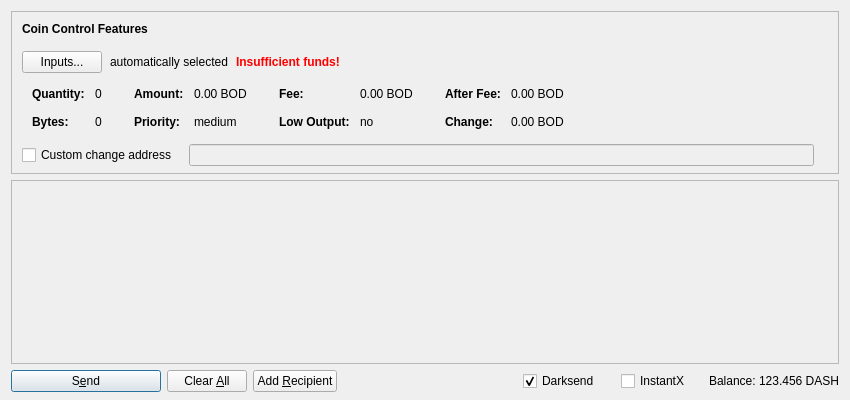
<?xml version="1.0" encoding="UTF-8"?>
<ui version="4.0">
 <class>SendCoinsDialog</class>
 <widget class="QDialog" name="SendCoinsDialog">
  <property name="geometry">
   <rect>
    <x>0</x>
    <y>0</y>
    <width>850</width>
    <height>400</height>
   </rect>
  </property>
  <property name="windowTitle">
   <string>Send Coins</string>
  </property>
  <layout class="QVBoxLayout" name="verticalLayout" stretch="0,1,0">
   <property name="bottomMargin">
    <number>8</number>
   </property>
   <item>
    <widget class="QFrame" name="frameCoinControl">
     <property name="sizePolicy">
      <sizepolicy hsizetype="Expanding" vsizetype="Expanding">
       <horstretch>0</horstretch>
       <verstretch>0</verstretch>
      </sizepolicy>
     </property>
     <property name="maximumSize">
      <size>
       <width>16777215</width>
       <height>16777215</height>
      </size>
     </property>
     <property name="frameShape">
      <enum>QFrame::StyledPanel</enum>
     </property>
     <property name="frameShadow">
      <enum>QFrame::Sunken</enum>
     </property>
     <layout class="QVBoxLayout" name="verticalLayoutCoinControl2">
      <property name="spacing">
       <number>0</number>
      </property>
      <property name="leftMargin">
       <number>0</number>
      </property>
      <property name="topMargin">
       <number>0</number>
      </property>
      <property name="rightMargin">
       <number>0</number>
      </property>
      <property name="bottomMargin">
       <number>6</number>
      </property>
      <item>
       <layout class="QVBoxLayout" name="verticalLayoutCoinControl" stretch="0,0,0,0,1">
        <property name="spacing">
         <number>0</number>
        </property>
        <property name="leftMargin">
         <number>10</number>
        </property>
        <property name="topMargin">
         <number>10</number>
        </property>
        <item>
         <layout class="QHBoxLayout" name="horizontalLayoutCoinControl1">
          <property name="bottomMargin">
           <number>15</number>
          </property>
          <item>
           <widget class="QLabel" name="labelCoinControlFeatures">
            <property name="sizePolicy">
             <sizepolicy hsizetype="Preferred" vsizetype="Maximum">
              <horstretch>0</horstretch>
              <verstretch>0</verstretch>
             </sizepolicy>
            </property>
            <property name="font">
             <font>
              <weight>75</weight>
              <bold>true</bold>
             </font>
            </property>
            <property name="styleSheet">
             <string notr="true">font-weight:bold;</string>
            </property>
            <property name="text">
             <string>Coin Control Features</string>
            </property>
           </widget>
          </item>
         </layout>
        </item>
        <item>
         <layout class="QHBoxLayout" name="horizontalLayoutCoinControl2" stretch="0,0,0,0">
          <property name="spacing">
           <number>8</number>
          </property>
          <property name="bottomMargin">
           <number>10</number>
          </property>
          <item>
           <widget class="QPushButton" name="pushButtonCoinControl">
            <property name="styleSheet">
             <string notr="true"/>
            </property>
            <property name="text">
             <string>Inputs...</string>
            </property>
           </widget>
          </item>
          <item>
           <widget class="QLabel" name="labelCoinControlAutomaticallySelected">
            <property name="text">
             <string>automatically selected</string>
            </property>
            <property name="margin">
             <number>5</number>
            </property>
           </widget>
          </item>
          <item>
           <widget class="QLabel" name="labelCoinControlInsuffFunds">
            <property name="font">
             <font>
              <weight>75</weight>
              <bold>true</bold>
             </font>
            </property>
            <property name="styleSheet">
             <string notr="true">color:red;font-weight:bold;</string>
            </property>
            <property name="text">
             <string>Insufficient funds!</string>
            </property>
            <property name="margin">
             <number>5</number>
            </property>
           </widget>
          </item>
          <item>
           <spacer name="horizontalSpacerCoinControl">
            <property name="orientation">
             <enum>Qt::Horizontal</enum>
            </property>
            <property name="sizeHint" stdset="0">
             <size>
              <width>40</width>
              <height>1</height>
             </size>
            </property>
           </spacer>
          </item>
         </layout>
        </item>
        <item>
         <widget class="QWidget" name="widgetCoinControl" native="true">
          <property name="sizePolicy">
           <sizepolicy hsizetype="Preferred" vsizetype="Preferred">
            <horstretch>0</horstretch>
            <verstretch>0</verstretch>
           </sizepolicy>
          </property>
          <property name="minimumSize">
           <size>
            <width>0</width>
            <height>0</height>
           </size>
          </property>
          <property name="styleSheet">
           <string notr="true"/>
          </property>
          <layout class="QHBoxLayout" name="horizontalLayoutCoinControl5">
           <property name="leftMargin">
            <number>0</number>
           </property>
           <property name="topMargin">
            <number>0</number>
           </property>
           <property name="rightMargin">
            <number>0</number>
           </property>
           <property name="bottomMargin">
            <number>0</number>
           </property>
           <item>
            <layout class="QHBoxLayout" name="horizontalLayoutCoinControl3" stretch="0,0,0,1">
             <property name="spacing">
              <number>20</number>
             </property>
             <property name="topMargin">
              <number>0</number>
             </property>
             <property name="bottomMargin">
              <number>10</number>
             </property>
             <item>
              <layout class="QFormLayout" name="formLayoutCoinControl1">
               <property name="horizontalSpacing">
                <number>10</number>
               </property>
               <property name="verticalSpacing">
                <number>14</number>
               </property>
               <property name="leftMargin">
                <number>10</number>
               </property>
               <property name="topMargin">
                <number>4</number>
               </property>
               <property name="rightMargin">
                <number>6</number>
               </property>
               <item row="0" column="0">
                <widget class="QLabel" name="labelCoinControlQuantityText">
                 <property name="font">
                  <font>
                   <weight>75</weight>
                   <bold>true</bold>
                  </font>
                 </property>
                 <property name="text">
                  <string>Quantity:</string>
                 </property>
                 <property name="margin">
                  <number>0</number>
                 </property>
                </widget>
               </item>
               <item row="0" column="1">
                <widget class="QLabel" name="labelCoinControlQuantity">
                 <property name="cursor">
                  <cursorShape>IBeamCursor</cursorShape>
                 </property>
                 <property name="contextMenuPolicy">
                  <enum>Qt::ActionsContextMenu</enum>
                 </property>
                 <property name="text">
                  <string notr="true">0</string>
                 </property>
                 <property name="margin">
                  <number>0</number>
                 </property>
                 <property name="textInteractionFlags">
                  <set>Qt::LinksAccessibleByMouse|Qt::TextSelectableByKeyboard|Qt::TextSelectableByMouse</set>
                 </property>
                </widget>
               </item>
               <item row="1" column="0">
                <widget class="QLabel" name="labelCoinControlBytesText">
                 <property name="font">
                  <font>
                   <weight>75</weight>
                   <bold>true</bold>
                  </font>
                 </property>
                 <property name="text">
                  <string>Bytes:</string>
                 </property>
                </widget>
               </item>
               <item row="1" column="1">
                <widget class="QLabel" name="labelCoinControlBytes">
                 <property name="cursor">
                  <cursorShape>IBeamCursor</cursorShape>
                 </property>
                 <property name="contextMenuPolicy">
                  <enum>Qt::ActionsContextMenu</enum>
                 </property>
                 <property name="text">
                  <string notr="true">0</string>
                 </property>
                 <property name="textInteractionFlags">
                  <set>Qt::LinksAccessibleByMouse|Qt::TextSelectableByKeyboard|Qt::TextSelectableByMouse</set>
                 </property>
                </widget>
               </item>
              </layout>
             </item>
             <item>
              <layout class="QFormLayout" name="formLayoutCoinControl2">
               <property name="horizontalSpacing">
                <number>10</number>
               </property>
               <property name="verticalSpacing">
                <number>14</number>
               </property>
               <property name="leftMargin">
                <number>6</number>
               </property>
               <property name="topMargin">
                <number>4</number>
               </property>
               <property name="rightMargin">
                <number>6</number>
               </property>
               <item row="0" column="0">
                <widget class="QLabel" name="labelCoinControlAmountText">
                 <property name="font">
                  <font>
                   <weight>75</weight>
                   <bold>true</bold>
                  </font>
                 </property>
                 <property name="text">
                  <string>Amount:</string>
                 </property>
                 <property name="margin">
                  <number>0</number>
                 </property>
                </widget>
               </item>
               <item row="0" column="1">
                <widget class="QLabel" name="labelCoinControlAmount">
                 <property name="cursor">
                  <cursorShape>IBeamCursor</cursorShape>
                 </property>
                 <property name="contextMenuPolicy">
                  <enum>Qt::ActionsContextMenu</enum>
                 </property>
                 <property name="text">
                  <string notr="true">0.00 BOD</string>
                 </property>
                 <property name="textInteractionFlags">
                  <set>Qt::LinksAccessibleByMouse|Qt::TextSelectableByKeyboard|Qt::TextSelectableByMouse</set>
                 </property>
                </widget>
               </item>
               <item row="1" column="0">
                <widget class="QLabel" name="labelCoinControlPriorityText">
                 <property name="font">
                  <font>
                   <weight>75</weight>
                   <bold>true</bold>
                  </font>
                 </property>
                 <property name="text">
                  <string>Priority:</string>
                 </property>
                </widget>
               </item>
               <item row="1" column="1">
                <widget class="QLabel" name="labelCoinControlPriority">
                 <property name="cursor">
                  <cursorShape>IBeamCursor</cursorShape>
                 </property>
                 <property name="contextMenuPolicy">
                  <enum>Qt::ActionsContextMenu</enum>
                 </property>
                 <property name="text">
                  <string>medium</string>
                 </property>
                 <property name="textInteractionFlags">
                  <set>Qt::LinksAccessibleByMouse|Qt::TextSelectableByKeyboard|Qt::TextSelectableByMouse</set>
                 </property>
                </widget>
               </item>
              </layout>
             </item>
             <item>
              <layout class="QFormLayout" name="formLayoutCoinControl3">
               <property name="horizontalSpacing">
                <number>10</number>
               </property>
               <property name="verticalSpacing">
                <number>14</number>
               </property>
               <property name="leftMargin">
                <number>6</number>
               </property>
               <property name="topMargin">
                <number>4</number>
               </property>
               <property name="rightMargin">
                <number>6</number>
               </property>
               <item row="0" column="0">
                <widget class="QLabel" name="labelCoinControlFeeText">
                 <property name="font">
                  <font>
                   <weight>75</weight>
                   <bold>true</bold>
                  </font>
                 </property>
                 <property name="text">
                  <string>Fee:</string>
                 </property>
                 <property name="margin">
                  <number>0</number>
                 </property>
                </widget>
               </item>
               <item row="0" column="1">
                <widget class="QLabel" name="labelCoinControlFee">
                 <property name="cursor">
                  <cursorShape>IBeamCursor</cursorShape>
                 </property>
                 <property name="contextMenuPolicy">
                  <enum>Qt::ActionsContextMenu</enum>
                 </property>
                 <property name="text">
                  <string notr="true">0.00 BOD</string>
                 </property>
                 <property name="textInteractionFlags">
                  <set>Qt::LinksAccessibleByMouse|Qt::TextSelectableByKeyboard|Qt::TextSelectableByMouse</set>
                 </property>
                </widget>
               </item>
               <item row="1" column="0">
                <widget class="QLabel" name="labelCoinControlLowOutputText">
                 <property name="font">
                  <font>
                   <weight>75</weight>
                   <bold>true</bold>
                  </font>
                 </property>
                 <property name="text">
                  <string>Low Output:</string>
                 </property>
                </widget>
               </item>
               <item row="1" column="1">
                <widget class="QLabel" name="labelCoinControlLowOutput">
                 <property name="cursor">
                  <cursorShape>IBeamCursor</cursorShape>
                 </property>
                 <property name="contextMenuPolicy">
                  <enum>Qt::ActionsContextMenu</enum>
                 </property>
                 <property name="text">
                  <string>no</string>
                 </property>
                 <property name="textInteractionFlags">
                  <set>Qt::LinksAccessibleByMouse|Qt::TextSelectableByKeyboard|Qt::TextSelectableByMouse</set>
                 </property>
                </widget>
               </item>
              </layout>
             </item>
             <item>
              <layout class="QFormLayout" name="formLayoutCoinControl4">
               <property name="horizontalSpacing">
                <number>10</number>
               </property>
               <property name="verticalSpacing">
                <number>14</number>
               </property>
               <property name="leftMargin">
                <number>6</number>
               </property>
               <property name="topMargin">
                <number>4</number>
               </property>
               <property name="rightMargin">
                <number>6</number>
               </property>
               <item row="0" column="0">
                <widget class="QLabel" name="labelCoinControlAfterFeeText">
                 <property name="font">
                  <font>
                   <weight>75</weight>
                   <bold>true</bold>
                  </font>
                 </property>
                 <property name="text">
                  <string>After Fee:</string>
                 </property>
                 <property name="margin">
                  <number>0</number>
                 </property>
                </widget>
               </item>
               <item row="0" column="1">
                <widget class="QLabel" name="labelCoinControlAfterFee">
                 <property name="cursor">
                  <cursorShape>IBeamCursor</cursorShape>
                 </property>
                 <property name="contextMenuPolicy">
                  <enum>Qt::ActionsContextMenu</enum>
                 </property>
                 <property name="text">
                  <string notr="true">0.00 BOD</string>
                 </property>
                 <property name="textInteractionFlags">
                  <set>Qt::LinksAccessibleByMouse|Qt::TextSelectableByKeyboard|Qt::TextSelectableByMouse</set>
                 </property>
                </widget>
               </item>
               <item row="1" column="0">
                <widget class="QLabel" name="labelCoinControlChangeText">
                 <property name="font">
                  <font>
                   <weight>75</weight>
                   <bold>true</bold>
                  </font>
                 </property>
                 <property name="text">
                  <string>Change:</string>
                 </property>
                </widget>
               </item>
               <item row="1" column="1">
                <widget class="QLabel" name="labelCoinControlChange">
                 <property name="cursor">
                  <cursorShape>IBeamCursor</cursorShape>
                 </property>
                 <property name="contextMenuPolicy">
                  <enum>Qt::ActionsContextMenu</enum>
                 </property>
                 <property name="text">
                  <string notr="true">0.00 BOD</string>
                 </property>
                 <property name="textInteractionFlags">
                  <set>Qt::LinksAccessibleByMouse|Qt::TextSelectableByKeyboard|Qt::TextSelectableByMouse</set>
                 </property>
                </widget>
               </item>
              </layout>
             </item>
            </layout>
           </item>
          </layout>
         </widget>
        </item>
        <item>
         <layout class="QHBoxLayout" name="horizontalLayoutCoinControl4" stretch="0,0,0">
          <property name="spacing">
           <number>12</number>
          </property>
          <property name="sizeConstraint">
           <enum>QLayout::SetDefaultConstraint</enum>
          </property>
          <property name="topMargin">
           <number>5</number>
          </property>
          <property name="rightMargin">
           <number>5</number>
          </property>
          <item>
           <widget class="QCheckBox" name="checkBoxCoinControlChange">
            <property name="toolTip">
             <string>If this is activated, but the change address is empty or invalid, change will be sent to a newly generated address.</string>
            </property>
            <property name="text">
             <string>Custom change address</string>
            </property>
           </widget>
          </item>
          <item>
           <widget class="QValidatedLineEdit" name="lineEditCoinControlChange">
            <property name="enabled">
             <bool>false</bool>
            </property>
            <property name="sizePolicy">
             <sizepolicy hsizetype="Expanding" vsizetype="Fixed">
              <horstretch>0</horstretch>
              <verstretch>0</verstretch>
             </sizepolicy>
            </property>
           </widget>
          </item>
          <item>
           <widget class="QLabel" name="labelCoinControlChangeLabel">
            <property name="sizePolicy">
             <sizepolicy hsizetype="Preferred" vsizetype="Expanding">
              <horstretch>0</horstretch>
              <verstretch>0</verstretch>
             </sizepolicy>
            </property>
            <property name="minimumSize">
             <size>
              <width>0</width>
              <height>0</height>
             </size>
            </property>
            <property name="text">
             <string/>
            </property>
            <property name="margin">
             <number>3</number>
            </property>
           </widget>
          </item>
         </layout>
        </item>
        <item>
         <spacer name="verticalSpacerCoinControl">
          <property name="orientation">
           <enum>Qt::Vertical</enum>
          </property>
          <property name="sizeHint" stdset="0">
           <size>
            <width>800</width>
            <height>1</height>
           </size>
          </property>
         </spacer>
        </item>
       </layout>
      </item>
     </layout>
    </widget>
   </item>
   <item>
    <widget class="QScrollArea" name="scrollArea">
     <property name="widgetResizable">
      <bool>true</bool>
     </property>
     <widget class="QWidget" name="scrollAreaWidgetContents">
      <property name="geometry">
       <rect>
        <x>0</x>
        <y>0</y>
        <width>824</width>
        <height>138</height>
       </rect>
      </property>
      <layout class="QVBoxLayout" name="verticalLayout_2" stretch="0,1">
       <property name="leftMargin">
        <number>0</number>
       </property>
       <property name="topMargin">
        <number>0</number>
       </property>
       <property name="rightMargin">
        <number>0</number>
       </property>
       <property name="bottomMargin">
        <number>0</number>
       </property>
       <item>
        <layout class="QVBoxLayout" name="entries">
         <property name="spacing">
          <number>6</number>
         </property>
        </layout>
       </item>
       <item>
        <spacer name="verticalSpacer">
         <property name="orientation">
          <enum>Qt::Vertical</enum>
         </property>
         <property name="sizeHint" stdset="0">
          <size>
           <width>20</width>
           <height>40</height>
          </size>
         </property>
        </spacer>
       </item>
      </layout>
     </widget>
    </widget>
   </item>
   <item>
    <layout class="QHBoxLayout" name="horizontalLayout">
     <item>
      <widget class="QPushButton" name="sendButton">
       <property name="minimumSize">
        <size>
         <width>150</width>
         <height>0</height>
        </size>
       </property>
       <property name="toolTip">
        <string>Confirm the send action</string>
       </property>
       <property name="text">
        <string>S&amp;end</string>
       </property>
       <property name="icon">
        <iconset resource="../bloodcoin.qtc">
         <normaloff>:/icons/send</normaloff>:/icons/send</iconset>
       </property>
       <property name="default">
        <bool>true</bool>
       </property>
      </widget>
     </item>
     <item>
      <widget class="QPushButton" name="clearButton">
       <property name="sizePolicy">
        <sizepolicy hsizetype="Minimum" vsizetype="Fixed">
         <horstretch>0</horstretch>
         <verstretch>0</verstretch>
        </sizepolicy>
       </property>
       <property name="toolTip">
        <string>Clear all fields of the form.</string>
       </property>
       <property name="text">
        <string>Clear &amp;All</string>
       </property>
       <property name="icon">
        <iconset resource="../bloodcoin.qtc">
         <normaloff>:/icons/remove</normaloff>:/icons/remove</iconset>
       </property>
       <property name="autoRepeatDelay">
        <number>300</number>
       </property>
       <property name="autoDefault">
        <bool>false</bool>
       </property>
      </widget>
     </item>
     <item>
      <widget class="QPushButton" name="addButton">
       <property name="toolTip">
        <string>Send to multiple recipients at once</string>
       </property>
       <property name="text">
        <string>Add &amp;Recipient</string>
       </property>
       <property name="icon">
        <iconset resource="../bloodcoin.qtc">
         <normaloff>:/icons/add</normaloff>:/icons/add</iconset>
       </property>
       <property name="autoDefault">
        <bool>false</bool>
       </property>
      </widget>
     </item>
     <item>
      <spacer name="horizontalSpacer">
       <property name="orientation">
        <enum>Qt::Horizontal</enum>
       </property>
       <property name="sizeHint" stdset="0">
        <size>
         <width>40</width>
         <height>20</height>
        </size>
       </property>
      </spacer>
     </item>
     <item>
      <layout class="QHBoxLayout" name="horizontalLayout_2">
       <property name="spacing">
        <number>3</number>
       </property>
       <item>
        <widget class="QCheckBox" name="checkUseDarksend">
         <property name="minimumSize">
          <size>
           <width>95</width>
           <height>0</height>
          </size>
         </property>
         <property name="text">
          <string>Darksend</string>
         </property>
         <property name="checked">
          <bool>true</bool>
         </property>
        </widget>
       </item>
       <item>
        <widget class="QCheckBox" name="checkInstantX">
         <property name="enabled">
          <bool>true</bool>
         </property>
         <property name="minimumSize">
          <size>
           <width>85</width>
           <height>0</height>
          </size>
         </property>
         <property name="text">
          <string>InstantX</string>
         </property>
        </widget>
       </item>
       <item>
        <widget class="QLabel" name="label">
         <property name="text">
          <string>Balance:</string>
         </property>
        </widget>
       </item>
       <item>
        <widget class="QLabel" name="labelBalance">
         <property name="sizePolicy">
          <sizepolicy hsizetype="Preferred" vsizetype="Fixed">
           <horstretch>0</horstretch>
           <verstretch>0</verstretch>
          </sizepolicy>
         </property>
         <property name="cursor">
          <cursorShape>IBeamCursor</cursorShape>
         </property>
         <property name="text">
          <string notr="true">123.456 DASH</string>
         </property>
         <property name="textInteractionFlags">
          <set>Qt::LinksAccessibleByMouse|Qt::TextSelectableByKeyboard|Qt::TextSelectableByMouse</set>
         </property>
        </widget>
       </item>
      </layout>
     </item>
    </layout>
   </item>
  </layout>
 </widget>
 <customwidgets>
  <customwidget>
   <class>QValidatedLineEdit</class>
   <extends>QLineEdit</extends>
   <header>qvalidatedlineedit.h</header>
  </customwidget>
 </customwidgets>
 <resources>
  <include location="../bloodcoin.qtc"/>
 </resources>
 <connections/>
</ui>
